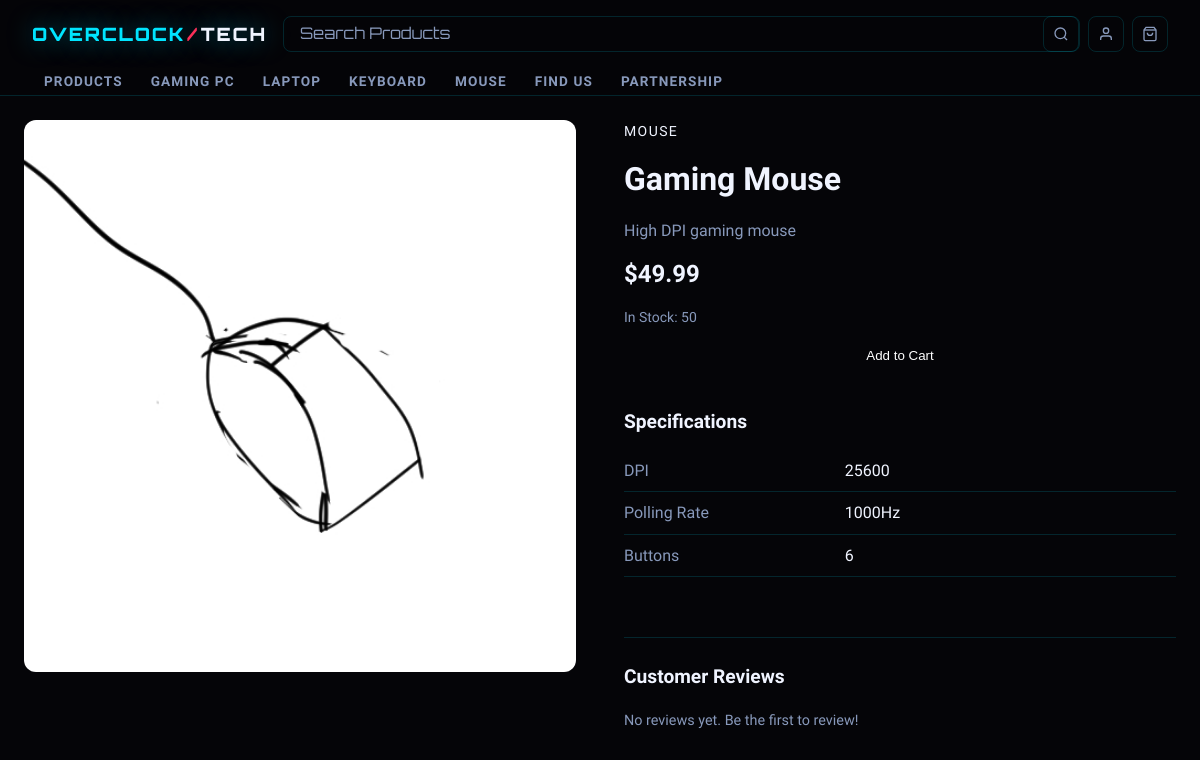
The page /product.php?id=4 on the database its author committed.
### tables this page shows
CREATE TABLE `products` (
  `product_id` int(11) NOT NULL AUTO_INCREMENT,
  `category_id` int(11) DEFAULT NULL,
  `name` varchar(100) NOT NULL,
  `description` text DEFAULT NULL,
  `price` decimal(10,2) NOT NULL,
  `stock` int(11) DEFAULT 0,
  `image` varchar(255) DEFAULT NULL,
  PRIMARY KEY (`product_id`),
  KEY `category_id` (`category_id`),
  CONSTRAINT `products_ibfk_1` FOREIGN KEY (`category_id`) REFERENCES `categories` (`category_id`)
);

CREATE TABLE `categories` (
  `category_id` int(11) NOT NULL AUTO_INCREMENT,
  `name` varchar(50) NOT NULL,
  PRIMARY KEY (`category_id`)
);

CREATE TABLE `product_specs` (
  `spec_id` int(11) NOT NULL AUTO_INCREMENT,
  `product_id` int(11) DEFAULT NULL,
  `spec_name` varchar(100) NOT NULL,
  `spec_value` varchar(255) NOT NULL,
  PRIMARY KEY (`spec_id`),
  KEY `product_id` (`product_id`),
  CONSTRAINT `product_specs_ibfk_1` FOREIGN KEY (`product_id`) REFERENCES `products` (`product_id`)
);

### product.php (the view, shortened to what this page needs)
<?php
require_once 'db.php';
$product_id = isset($_GET['id']) ? (int)$_GET['id'] : null;
$stmt = $pdo->prepare("SELECT * FROM products WHERE product_id = ?");
$stmt->execute([$product_id]);
$product = $stmt->fetch();
$stmt = $pdo->prepare("SELECT * FROM product_specs WHERE product_id = ?");
$stmt->execute([$product_id]);
$specs = $stmt->fetchAll();
$stmt = $pdo->prepare("SELECT name FROM categories WHERE category_id = ?");
$stmt->execute([$product['category_id']]);
$category = $stmt->fetch();
$stmt = $pdo->prepare("
  SELECT r.*, c.fname, c.lname
  FROM reviews r
  JOIN customers c ON r.customer_id = c.customer_id
  WHERE r.product_id = ?
  ORDER BY r.created_at DESC
");
$stmt->execute([$product_id]);
$reviews = $stmt->fetchAll();
?>
<!DOCTYPE html>
<html lang="en">
<head>
  <link rel="stylesheet" href="css/style.css">
</head>
<body>
  <?php include 'includes/nav.php'; ?>
  <main class="product-page">
    <div class="product-details">
      <div class="product-image">
        <img src="images/<?= htmlspecialchars($product['image']) ?>"
             alt="<?= htmlspecialchars($product['name']) ?>">
      </div>
      <div class="product-info">
        <p class="product-category"><?= htmlspecialchars($category['name']) ?></p>
        <h1><?= htmlspecialchars($product['name']) ?></h1>
        <p class="product-description"><?= htmlspecialchars($product['description']) ?></p>
        <p class="product-price">$<?= number_format($product['price'], 2) ?></p>
        <p class="product-stock">In Stock: <?= $product['stock'] ?></p>
        <button class="add-to-cart">Add to Cart</button>
        <?php if (!empty($specs)): ?>
          <div class="product-specs">
            <h2>Specifications</h2>
            <table class="specs-table">
              <?php foreach ($specs as $spec): ?>
                <tr>
                  <td class="spec-name"><?= htmlspecialchars($spec['spec_name']) ?></td>
                  <td class="spec-value"><?= htmlspecialchars($spec['spec_value']) ?></td>
                </tr>
              <?php endforeach; ?>
            </table>
          </div>
        <?php endif; ?>
        <div class="reviews-section">
          <h2>Customer Reviews
          </h2>
          <?php if (empty($reviews)): ?>
            <p class="no-reviews">No reviews yet. Be the first to review!</p>
          <?php endif; ?>
        </div>
      </div>
    </div>
  </main>
</body>
</html>

### css/style.css (style rules this page uses)
:root { --bg-black: #050508; --bg-dark: #0a0a10; --bg-card: #0f0f18; --bg-card2: #141420; --neon: #00e5ff; --neon-dim: rgba(0, 229, 255, 0.12); --neon-glow: 0 0 24px rgba(0, 229, 255, 0.5); --neon2: #ff2d55; --neon2-glow: 0 0 24px rgba(255, 45, 85, 0.5); --text-white: #f0f4ff; --text-grey: #8899bb; --text-muted: #4a5570; --border: rgba(0, 229, 255, 0.15); --border-hover: rgba(0, 229, 255, 0.5); --font-display: 'Orbitron', monospace; --font-body: 'Rajdhani', sans-serif; --font-mono: 'Share Tech Mono', monospace; }
*, *::before, *::after { box-sizing: border-box; margin: 0; padding: 0; }
html { scroll-behavior: smooth; }
body { font-family: var(--font-body); background: var(--bg-black); color: var(--text-white); overflow-x: hidden; line-height: 1.6; }
.add-to-cart { margin-top: auto; padding: 8px; border-radius: 8px; border: none; background: var(--accent); color: white; cursor: pointer; transition: opacity 0.2s; }
.product-page { max-width: 1200px; margin: 0 auto; padding: 24px; }
.product-details { display: flex; gap: 48px; }
.product-image { flex: 1; }
.product-image img { width: 100%; aspect-ratio: 1/1; object-fit: cover; border-radius: 12px; }
.product-info { flex: 1; display: flex; flex-direction: column; gap: 12px; }
.product-category { color: var(--accent); font-size: 0.875rem; text-transform: uppercase; letter-spacing: 0.1em; }
.product-info h1 { font-size: 2rem; font-weight: 700; }
.product-description { color: var(--text-grey); }
.product-price { font-size: 1.5rem; font-weight: 700; color: var(--accent); }
.product-stock { color: var(--text-grey); font-size: 0.875rem; }
.product-specs { margin-top: 24px; }
.product-specs h2 { font-size: 1.2rem; font-weight: 600; margin-bottom: 12px; }
.specs-table { width: 100%; border-collapse: collapse; }
.specs-table tr { border-bottom: 1px solid var(--border); }
.specs-table td { padding: 8px 0; }
.spec-name { color: var(--text-grey); width: 40%; }
.spec-value { font-weight: 500; }
.reviews-section { margin-top: 48px; padding-top: 24px; border-top: 1px solid var(--border); }
.reviews-section h2 { font-size: 1.2rem; font-weight: 600; margin-bottom: 16px; display: flex; align-items: center; gap: 12px; }
.no-reviews { color: var(--text-grey); font-size: 0.9rem; }

### rows shown on the page
products: image (picture), name "Gaming Mouse", description "High DPI gaming mouse", price "49.99", stock "50"
categories: name "MOUSE"
product_specs: spec_name "DPI", spec_value "25600"
product_specs: spec_name "Polling Rate", spec_value "1000Hz"
product_specs: spec_name "Buttons", spec_value "6"

### other values the page prints
$item['label'] "PRODUCTS"
$item['label'] "GAMING PC"
$item['label'] "LAPTOP"
$item['label'] "KEYBOARD"
$item['label'] "MOUSE"
$item['label'] "FIND US"
$item['label'] "PARTNERSHIP"
